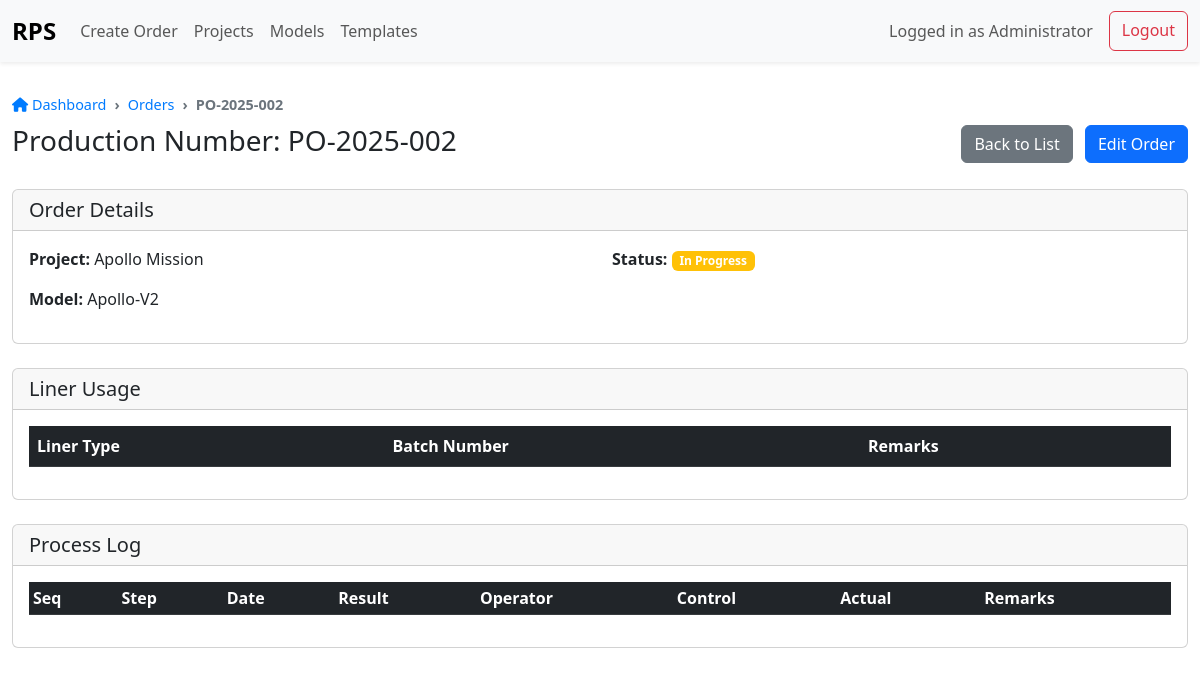
The app's page /view_order.php?pn=PO-2025-002 (signed in) with its own data.
### tables this page shows
CREATE TABLE ProductionOrders (
    ProductionNumber VARCHAR(50) PRIMARY KEY,
    EmptyTubeNumber VARCHAR(50),
    ProjectID INT NOT NULL,
    ModelID INT NOT NULL,
    MC02_Status VARCHAR(30) DEFAULT 'Pending',
    MC02_SignedBy_UserID INT NULL,
    MC02_SignedDate DATETIME NULL,
    CONSTRAINT FK_ProdOrders_Projects FOREIGN KEY(ProjectID)
        REFERENCES Projects(ProjectID),
    CONSTRAINT FK_ProdOrders_Models FOREIGN KEY(ModelID)
        REFERENCES Models(ModelID),
    CONSTRAINT FK_ProdOrders_Users FOREIGN KEY(MC02_SignedBy_UserID)
        REFERENCES Users(UserID)
);

CREATE TABLE Projects (
    ProjectID INT AUTO_INCREMENT PRIMARY KEY,
    ProjectName VARCHAR(100) NOT NULL UNIQUE
);

CREATE TABLE Models (
    ModelID INT AUTO_INCREMENT PRIMARY KEY,
    ProjectID INT NOT NULL,
    ModelName VARCHAR(100) NOT NULL,
    CONSTRAINT FK_Models_Projects FOREIGN KEY(ProjectID)
        REFERENCES Projects(ProjectID)
);

### public/view_order.php (the view, shortened to what this page needs)
<?php
$pn = $_GET['pn'] ?? '';
$pdo = Database::connect();
$stmt = $pdo->prepare('SELECT po.*, p.ProjectName, m.ModelName, u.FullName AS SignedBy
                       FROM ProductionOrders po
                       LEFT JOIN Projects p ON po.ProjectID = p.ProjectID
                       LEFT JOIN Models m ON po.ModelID = m.ModelID
                       LEFT JOIN Users u ON po.MC02_SignedBy_UserID = u.UserID
                       WHERE po.ProductionNumber = ?');
$stmt->execute([$pn]);
$order = $stmt->fetch(PDO::FETCH_ASSOC);
include __DIR__ . '/templates/header.php';
?>
<div class="row">
    <div class="col-12">
        <div class="d-flex justify-content-between align-items-center mb-4">
            <h1 class="h3">Production Number: <?php echo htmlspecialchars($order['ProductionNumber']); ?></h1>
            <div>
                <a href="index.php" class="btn btn-secondary me-2">Back to List</a>
                <a href="edit_order.php?pn=<?php echo urlencode($order['ProductionNumber']); ?>" class="btn btn-primary">Edit Order</a>
            </div>
        </div>
        <div class="card mb-4">
            <div class="card-header">
                <h5 class="card-title mb-0">Order Details</h5>
            </div>
            <div class="card-body">
                <div class="row">
                    <div class="col-md-6">
                        <p><strong>Project:</strong> <?php echo htmlspecialchars($order['ProjectName']); ?></p>
                        <p><strong>Model:</strong> <?php echo htmlspecialchars($order['ModelName']); ?></p>
                    </div>
                    <div class="col-md-6">
                        <p><strong>Status:</strong>
                            <span class="badge bg-<?php echo $order['MC02_Status'] === 'Completed' ? 'success' : ($order['MC02_Status'] === 'In Progress' ? 'warning' : 'secondary'); ?>">
                                <?php echo htmlspecialchars($order['MC02_Status']); ?>
                            </span>
                        </p>
                    </div>
                </div>
            </div>
        </div>
        <div class="card mb-4">
            <div class="card-header">
                <h5 class="card-title mb-0">Liner Usage</h5>
            </div>
            <div class="card-body">
                <div class="table-responsive">
                    <table class="table table-striped">
                        <thead class="table-dark">
                            <tr><th>Liner Type</th><th>Batch Number</th><th>Remarks</th></tr>
                        </thead>
                    </table>
                </div>
            </div>
        </div>
        <div class="card">
            <div class="card-header">
                <h5 class="card-title mb-0">Process Log</h5>
            </div>
            <div class="card-body">
                <div class="table-responsive">
                    <table class="table table-striped table-sm">
                        <thead class="table-dark">
                            <tr>
                                <th>Seq</th><th>Step</th><th>Date</th><th>Result</th><th>Operator</th><th>Control</th><th>Actual</th><th>Remarks</th>
                            </tr>
                        </thead>
                    </table>
                </div>
            </div>
        </div>
    </div>
</div>
<?php include __DIR__ . '/templates/footer.php'; ?>

### public/assets/css/app.css (style rules this page uses)
body { padding-top: 70px; }
.badge { font-size: 0.75em; font-weight: 600; }

### records on screen
productionorders: ProductionNumber "PO-2025-002", ProjectID.ProjectName "Apollo Mission", ModelID.ModelName "Apollo-V2", MC02_Status "In Progress"

### other values on screen
$_SESSION['Role'] "Administrator"
$crumb['title'] "Orders"
$crumb['title'] "PO-2025-002"
